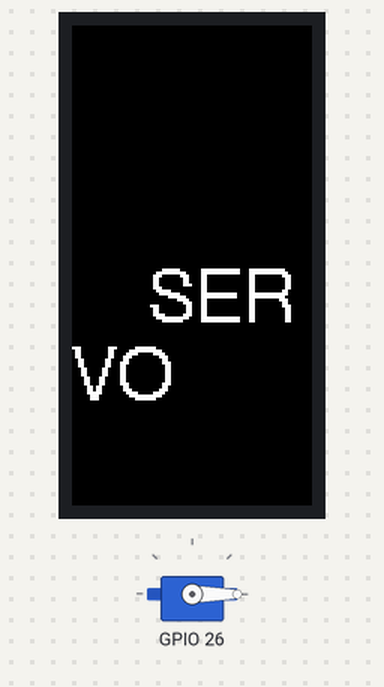
The sketch below on a simulated ESP32. Shown: 80×160 colour display, servo. Servo pulses on a pin are drawn as a servo (544–2400 µs = 0–180°).

Above: at 0.22 s.
At 0.97 s:
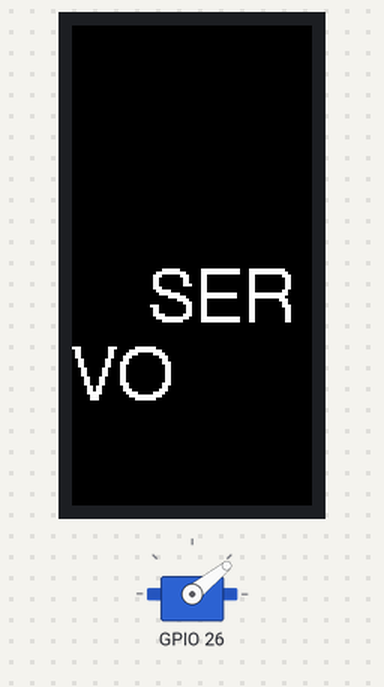
At 1.87 s:
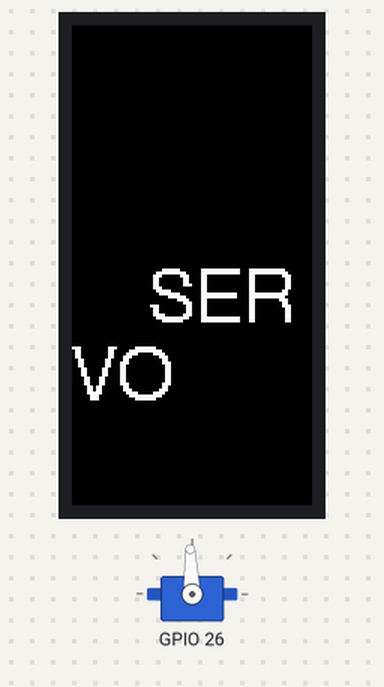
At 3.5 s:
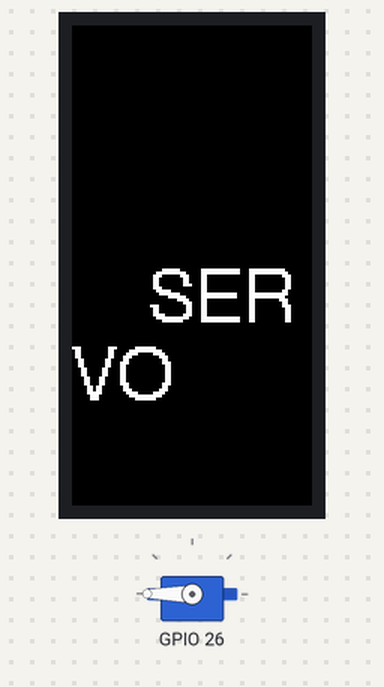
Timing chart, 0 to 40.0 s (numbered marks = the images above):
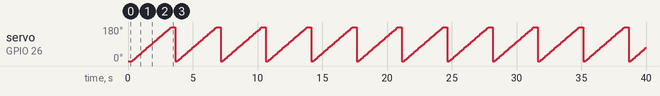

The sketch:

Prova_Servo.ino
```cpp
//SERVO TEST

#define COUNT_LOW 1500
#define COUNT_HIGH 8500
#define TIMER_WIDTH 16
#include "esp32-hal-ledc.h"
#include <M5StickC.h>

void setup() {
  M5.begin(); // display initialization
  ledcSetup(1, 50, TIMER_WIDTH); // configuration of PWM channel; set (channel, frequency, resolution)
  ledcAttachPin(26, 1); // set the Pin to the PWM channel
  M5.Lcd.setCursor(25, 80, 4);
  M5.Lcd.print("SERVO");
}

void loop() {
  for(int i = COUNT_LOW; i < COUNT_HIGH; i = i + 100){
    ledcWrite(1, i); // specific the value of duty cicle
    delay(50);
  }
}
```

Measured:
- by itself, servo on GPIO 26: ramps from 0° to 180° and jumps back, once every 3.5 s
